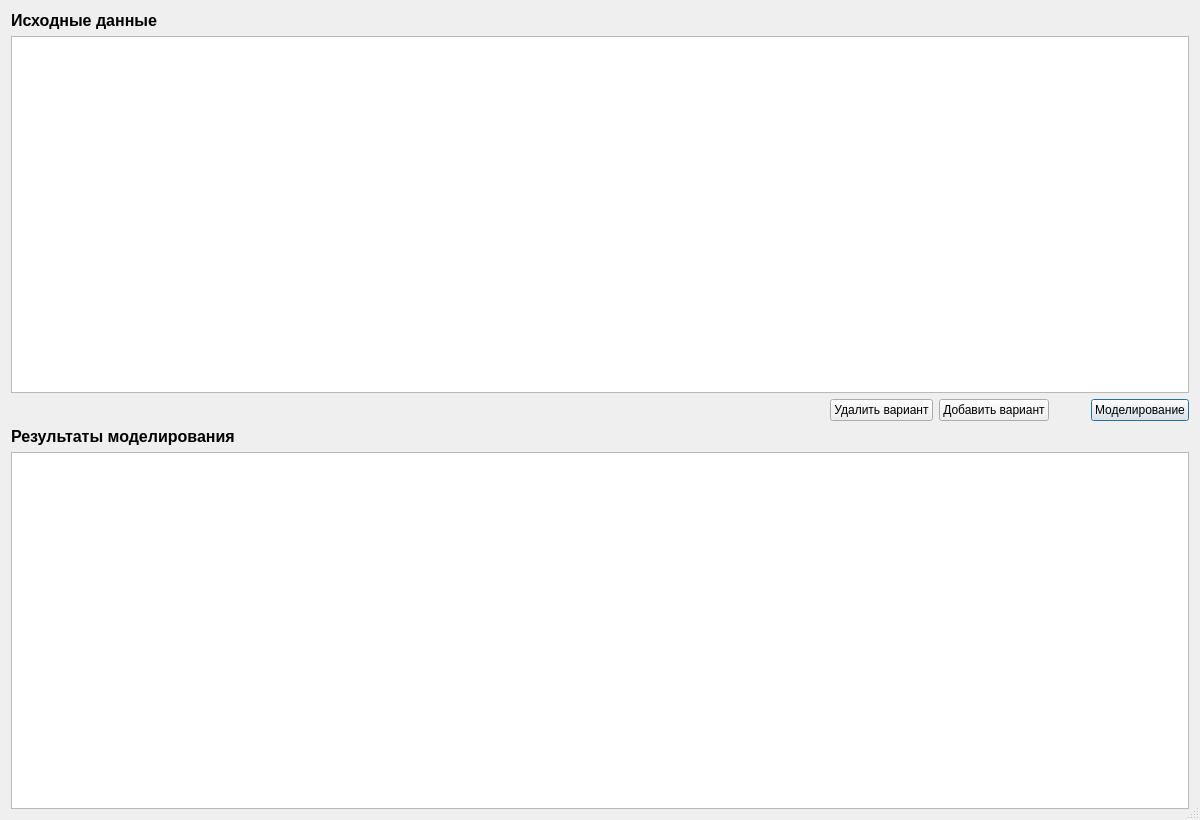
<?xml version="1.0" encoding="UTF-8"?>
<ui version="4.0">
 <class>AnalyticalModel</class>
 <widget class="QDialog" name="AnalyticalModel">
  <property name="windowModality">
   <enum>Qt::NonModal</enum>
  </property>
  <property name="enabled">
   <bool>true</bool>
  </property>
  <property name="geometry">
   <rect>
    <x>0</x>
    <y>0</y>
    <width>1200</width>
    <height>820</height>
   </rect>
  </property>
  <property name="windowTitle">
   <string>Аналитическая модель</string>
  </property>
  <property name="windowIcon">
   <iconset>
    <normaloff>analytics.ico</normaloff>analytics.ico</iconset>
  </property>
  <property name="sizeGripEnabled">
   <bool>true</bool>
  </property>
  <property name="modal">
   <bool>true</bool>
  </property>
  <layout class="QGridLayout" name="gridLayout_2">
   <item row="0" column="0">
    <layout class="QGridLayout" name="gridLayout">
     <item row="1" column="0" colspan="5">
      <widget class="QTableWidget" name="inputTableWidget">
       <property name="editTriggers">
        <set>QAbstractItemView::AnyKeyPressed|QAbstractItemView::DoubleClicked|QAbstractItemView::EditKeyPressed|QAbstractItemView::SelectedClicked</set>
       </property>
      </widget>
     </item>
     <item row="3" column="0">
      <widget class="QLabel" name="label_2">
       <property name="font">
        <font>
         <pointsize>12</pointsize>
         <weight>75</weight>
         <bold>true</bold>
        </font>
       </property>
       <property name="text">
        <string>Результаты моделирования</string>
       </property>
      </widget>
     </item>
     <item row="2" column="4">
      <widget class="QPushButton" name="calculateButton">
       <property name="text">
        <string>Моделирование</string>
       </property>
      </widget>
     </item>
     <item row="2" column="0">
      <spacer name="horizontalSpacer">
       <property name="orientation">
        <enum>Qt::Horizontal</enum>
       </property>
       <property name="sizeHint" stdset="0">
        <size>
         <width>40</width>
         <height>20</height>
        </size>
       </property>
      </spacer>
     </item>
     <item row="2" column="2">
      <widget class="QPushButton" name="addVariantButton">
       <property name="text">
        <string>Добавить вариант</string>
       </property>
      </widget>
     </item>
     <item row="2" column="1">
      <widget class="QPushButton" name="deleteVariantButton">
       <property name="text">
        <string>Удалить вариант</string>
       </property>
      </widget>
     </item>
     <item row="0" column="0">
      <widget class="QLabel" name="label">
       <property name="font">
        <font>
         <pointsize>12</pointsize>
         <weight>75</weight>
         <bold>true</bold>
        </font>
       </property>
       <property name="text">
        <string>Исходные данные</string>
       </property>
      </widget>
     </item>
     <item row="4" column="0" colspan="5">
      <widget class="QTableWidget" name="outputTableWidget">
       <property name="editTriggers">
        <set>QAbstractItemView::NoEditTriggers</set>
       </property>
      </widget>
     </item>
     <item row="2" column="3">
      <spacer name="horizontalSpacer_2">
       <property name="orientation">
        <enum>Qt::Horizontal</enum>
       </property>
       <property name="sizeType">
        <enum>QSizePolicy::Fixed</enum>
       </property>
       <property name="sizeHint" stdset="0">
        <size>
         <width>30</width>
         <height>20</height>
        </size>
       </property>
      </spacer>
     </item>
    </layout>
   </item>
  </layout>
 </widget>
 <resources/>
 <connections/>
</ui>
